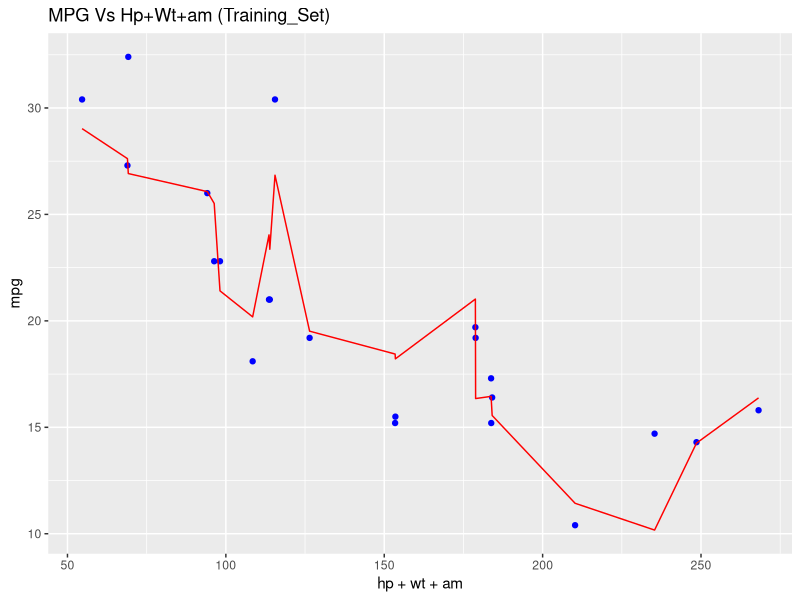
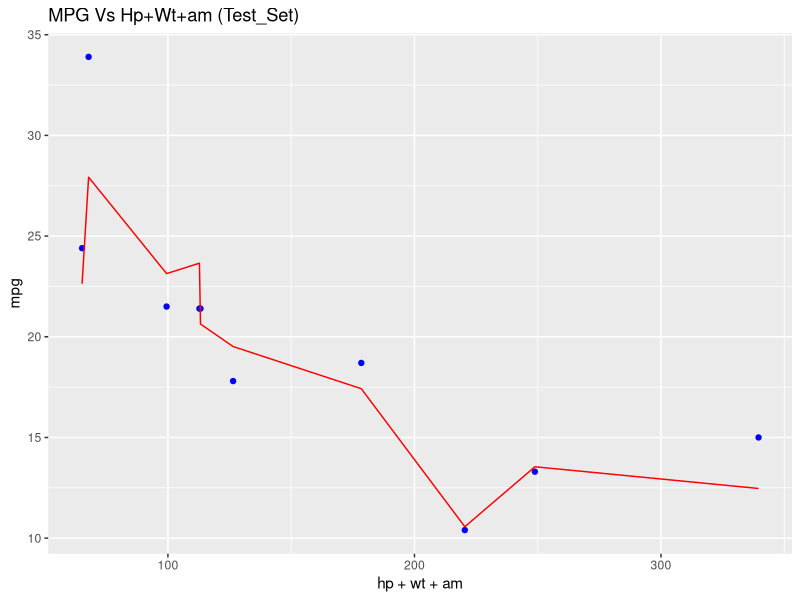

These figures' R source, in order:

#Title: Predicting Fuel Efficiency (MPG) in Cars: A Linear Regression Analysis
#Name:  Anush Kumar Bolla
#Id : 00877066


#Data Exploration:Importing the data set and loading the data set

data("mtcars")
data = data.frame(mtcars)
View(data)
summary(data)
str(data)

#Variable Selection: HP, WT and AM

#Ans:

#I Have Considered Hp (Horsepower), Wt (Weight) and am (Transmission) as the independent variables (predictors).
#I considered weight as on of the independent variables because the vehicles with more weight are tend to have low MPG.
#I considered Horsepower as another independent variable because the vehicles with the more HP are tend to consume more fuel than less HP vehicles.
#I considered transmission as one more independent variable to assess the fuel efficiency as manual cars are more fuel efficient than

#Data Split: Splitting the data into training_set and test_set to evaluate the model performance

library(caTools)
set.seed(123)
data_split <- sample.split(data$mpg,SplitRatio = 0.7)
summary(data_split)
training_set <- subset(data, data_split == TRUE)
View(training_set)
test_set <- subset(data, data_split == FALSE)
View(test_set)

#Linear Regression Model: Fitting the simple linear regression model

lin_reg <- lm(formula = mpg ~ wt+hp+am, data = training_set)
View(lin_reg)
summary(lin_reg)


#Visualization: Using GGPLOT - Training_set

library(ggplot2)
ggplot(data = training_set, aes(x = hp+wt+am, y = mpg)) +
  geom_point(col = 'blue') +
  geom_line(aes(x = training_set$hp+wt+am, y = predict(lin_reg, new_data = training_set)), col = 'red') +
  ggtitle("MPG Vs Hp+Wt+am (Training_Set)")

#Visualization: Using GGPLOT - Test_set

test_set$y_pred <- predict(lin_reg, newdata = test_set)
ggplot(data = test_set, aes(x = hp + wt + am, y = mpg)) +
  geom_point(col = 'blue') +
  geom_line(aes(x = hp + wt + am, y = y_pred), color = 'red') +
  ggtitle("MPG Vs Hp+Wt+am (Test_Set)")



#Model Evaluation: Predicting the test_set results

y_pred <- predict(lin_reg, newdata = test_set)
View(y_pred)
summary(y_pred)


#Comments:

#Model shows the relationship between the Independent variables (Predictors) and the dependent variable(Response Variable).
#Hp, Wt, am are the independent variables and mpg is the dependent variable.
#The negative coefficients of wt and hp shows that an increase in these variables will have an impact on MPG, which mean MPG decreases with the increase in both wt and hp.
#Positive coefficient of transmission says that the automatic cars are tend to be more fuel efficient than the manual transmission of cars,but the model suggest as it is not statistically significant, because the p-value is greater than 0.05.
#Multiple R-Squared is standing at 0.83 which means that the model explains 83% of the variability in MPG.
#Overall the above model is suggested to be a good fit and significant enough.
